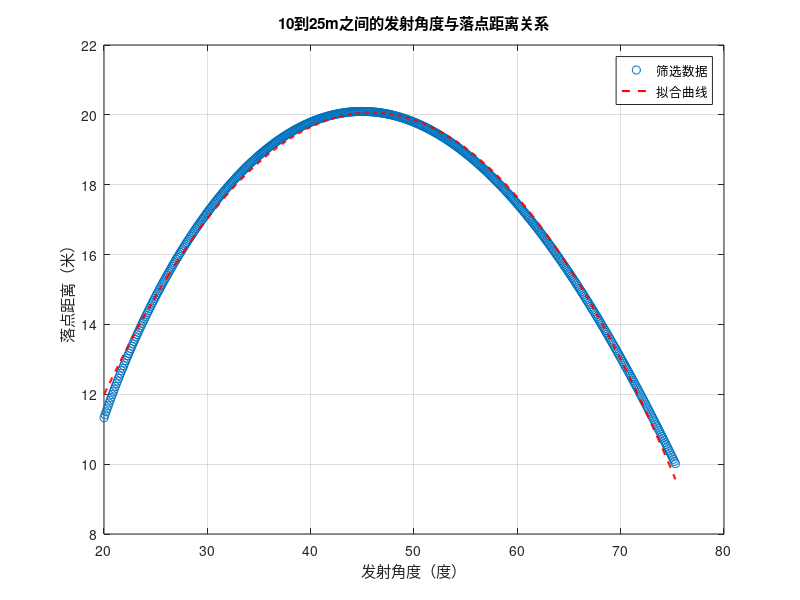

MATLAB code for this plot: (Note: this script raises an error after producing the figure.)
% 高尔夫球轨迹模拟，考虑空气阻力，落点高于发射点 0.2m，筛选距离范围
clc;
clear;

% 参数设置
v0 = 15.8; % 初速度，单位m/s
angles = 20:0.1:80; % 发射角度范围，单位度
g = 9.81; % 重力加速度，单位m/s^2
rho = 1.225; % 空气密度，单位kg/m^3
Cd = 0.58; % 阻力系数
A = 0.001432; % 球的横截面积，单位m^2
m = 0.04593; % 球的质量，单位kg
target_height = 1; % 落点高于发射点的高度差，单位m

% 结果存储
distances = zeros(size(angles)); % 用于存储不同角度的落点距离
 
% 循环计算每个发射角度的轨迹
for i = 1:length(angles)
    theta = deg2rad(angles(i)); % 转为弧度
    % 初始条件
    vx = v0 * cos(theta); % 水平速度分量
    vy = v0 * sin(theta); % 垂直速度分量
    x = 0; % 初始水平位置
    y = 0; % 初始垂直位置
    
    % 时间步长和初始时间
    dt = 0.001; % 时间步长
    t = 0;
    
    % 模拟轨迹
    while y >= 0 || (y < 0 && y + vy * dt >= target_height)
        % 空气阻力
        v = sqrt(vx^2 + vy^2); % 瞬时速度
        ax = - (1/2) * rho * Cd * A * v * vx / m; % 水平加速度
        ay = -g - (1/2) * rho * Cd * A * v * vy / m; % 垂直加速度
        
        % 更新速度
        vx = vx + ax * dt;
        vy = vy + ay * dt;
        
        % 更新位置
        x_prev = x; % 记录前一时刻位置
        y_prev = y;
        x = x + vx * dt;
        y = y + vy * dt;
        
        % 检查是否达到目标高度
        if y_prev >= target_height && y < target_height
            % 线性插值计算精确的水平位置
            slope = (y - y_prev) / (x - x_prev);
            x = x_prev + (target_height - y_prev) / slope;
            break;
        end
        
        % 更新时间
        t = t + dt;
    end
    
    % 记录落地点
    distances(i) = x;
end

% 筛选落点距离在10到25m之间的数据
valid_indices = (distances >= 10) & (distances <= 25);
valid_angles = angles(valid_indices); % 筛选符合条件的角度
valid_distances = distances(valid_indices); % 筛选符合条件的距离

% 拟合函数
p = polyfit(valid_angles, valid_distances, 2); % 二次多项式拟合
fitted_distances = polyval(p, valid_angles);

% 绘制结果
figure;
plot(valid_angles, valid_distances, 'o');
hold on;
plot(valid_angles, fitted_distances, '--r', 'LineWidth', 1.5);
title('10到25m之间的发射角度与落点距离关系');
xlabel('发射角度（度）');
ylabel('落点距离（米）');
legend('筛选数据', '拟合曲线');
grid on;
hold off;

% 输出拟合函数
disp('拟合函数：');
fprintf('y = %.4f*x^2 + %.4f*x + %.4f\n', p(1), p(2), p(3));

% 定义变量 y
syms y; % y 是输入变量
a = p(1); % 二次项系数
b = p(2); % 一次项系数
c = p(3); % 常数项

% 将二次方程改写为 a*x^2 + b*x + (c - y) = 0
solution_positive = (-b + sqrt(b^2 - 4*a*(c - y))) / (2*a); % 正解
solution_negative = (-b - sqrt(b^2 - 4*a*(c - y))) / (2*a); % 负解

disp('x 的解为：');
fprintf(' smaller_angle= (-%.4f + sqrt(%.4f^2 - 4*%.4f*(%.4f - y)))/(2*%.4f)\n', ...
    b, b, a, c, a);
fprintf(' higher_angle = (-%.4f - sqrt(%.4f^2 - 4*%.4f*(%.4f - y)))/(2*%.4f)\n', ...
    b, b, a, c, a);

% 自动提取拟合函数系数
a = p(1); % 二次项系数
b = p(2); % 一次项系数
c = p(3); % 常数项

% 定义目标距离变量
y =20; % 目标距离（可修改）

% 计算判别式
discriminant = b^2 - 4 * a * (c - y);

% 判断是否有实数解
if discriminant >= 0
    % 计算较小根 x2
    x1 = (-b + sqrt(discriminant)) / (2 * a);
    fprintf('拟合函数：y = %.4f*x^2 + %.4f*x + %.4f\n', a, b, c);
    fprintf('当距离 y = %.2f 时，解 x1 = %.4f\n', y, x1);
else
    % 无实数解
    disp('无实数解，判别式小于 0');
end
